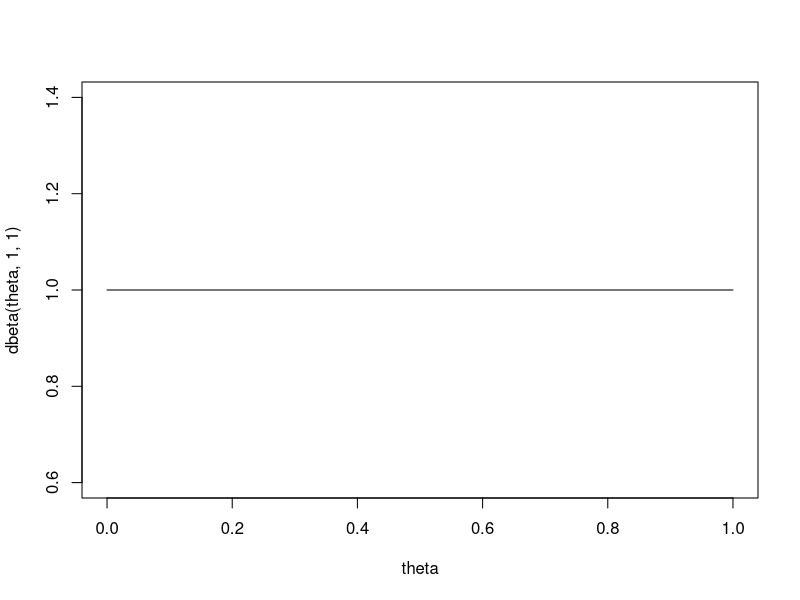
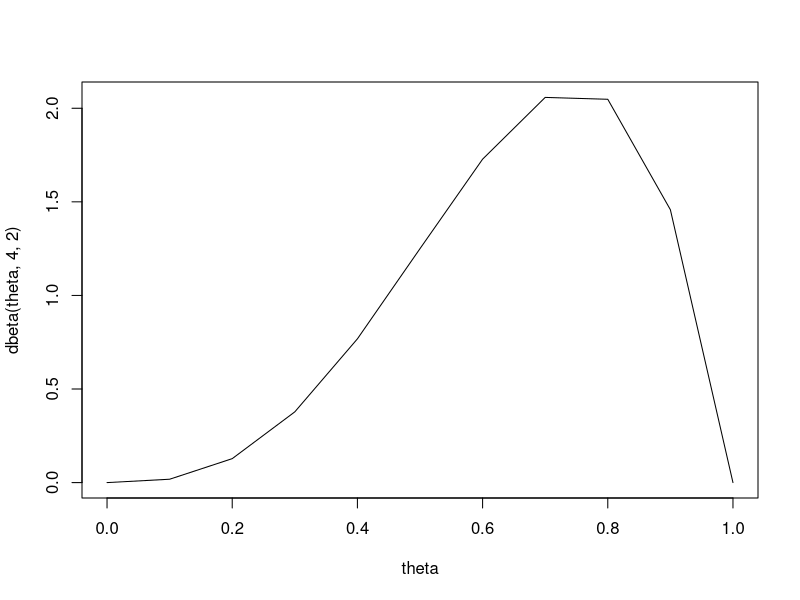
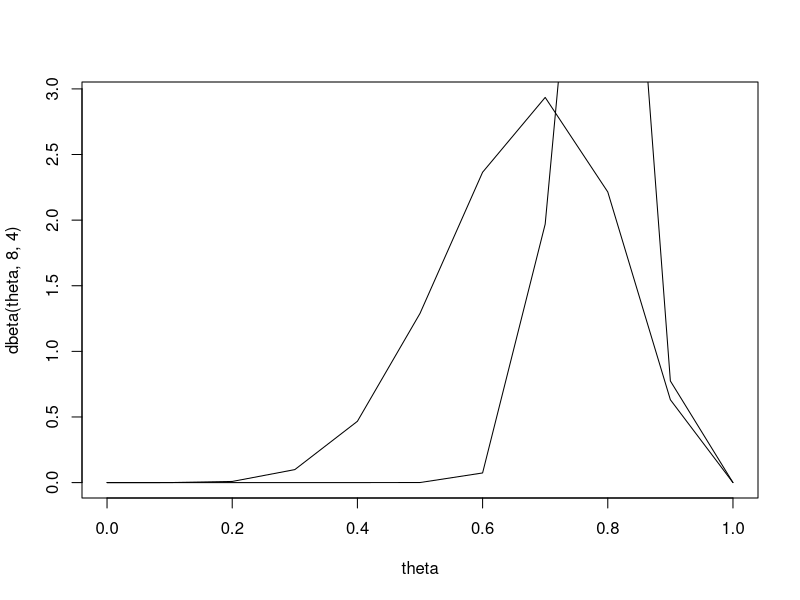
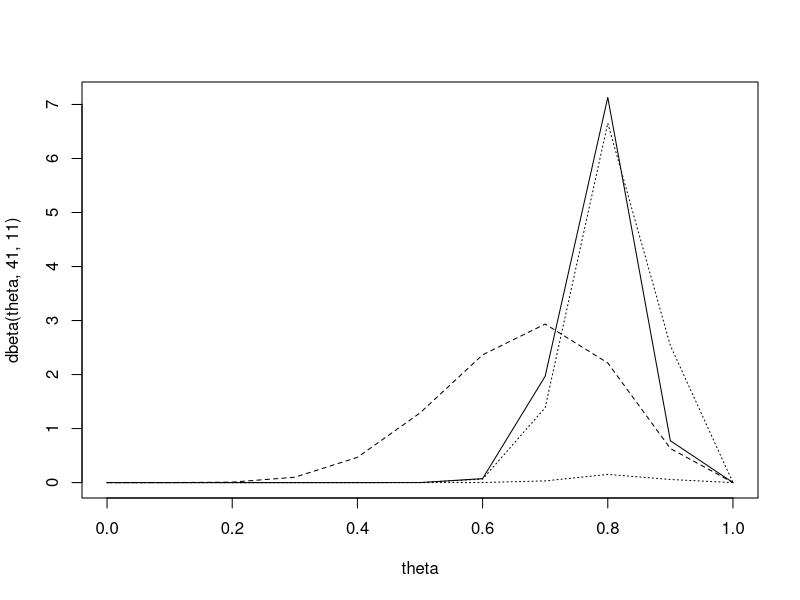
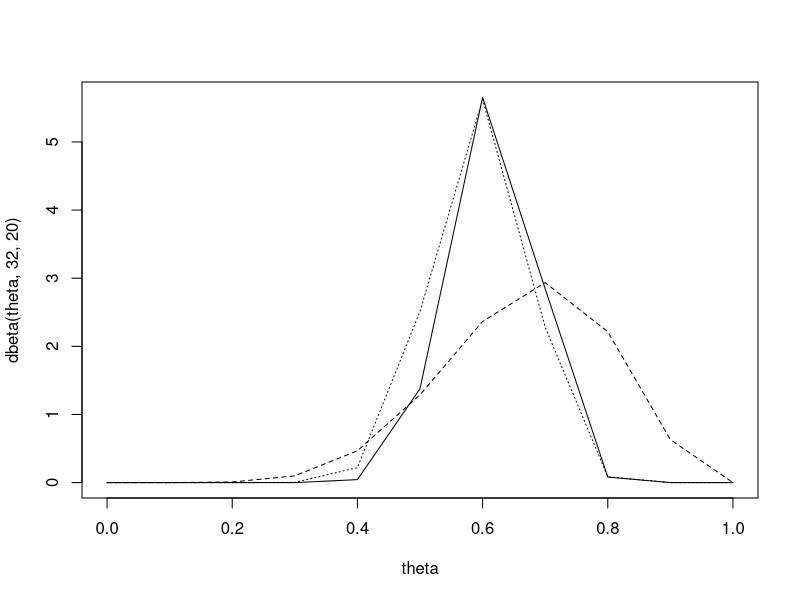

The R script that drew these images, in order:
# Beta Binomial Analysis and Distribution in R
# Suppose we are giving two students a multiple choice exam with 40 questions. 
# For each questions has four choices. 
# We don't know how much the students have studied for this exam but we think that they will do better 
# than just guessing randomly.

# what are our parameters of interest?
# Parameters of interest are theta1=true probability the first student will answer a question
# correctly, and theta2=true probability the second student will answer a question correctly.

# what is our Likelihood?
# Likelihood is Binomial(40, theta), if we assume that each question is independent and that the
# probability a student gets each question right is the same for all questions for that student

# What prior should we use?
# The conjugate prior is a beta prior.
theta = seq(from=0, to=1, by=0.1)
plot(theta, dbeta(theta, 1,1), type="l")
plot(theta, dbeta(theta, 4,2), type="l")
plot(theta, dbeta(theta, 8,4), type="l")

# Find the probabilities using pbeta function?
1-pbeta(.25,8,4)
1-pbeta(.5,8,4)
1-pbeta(.8,8,4)

# Posterior distribution
41/(41+11) # posterior mean
33/40 # MLE

lines(theta,dbeta(theta, 41, 11))
# Plot posterior first to get the right scale on the y-axis
plot(theta, dbeta(theta, 41,11), type="l")
lines(theta,dbeta(theta, 8, 4),lty=2)

# plot the likelihood
lines(theta,dbinom(33, size=40,p=theta),lty=3)
# Plot on same scale
lines(theta,44*dbinom(33, size=40,p=theta),lty=3)

# Posterior Probabilities
1-pbeta(.25,41,11)
1-pbeta(.5,41,11)
1-pbeta(.8,41,11)

# Equal tailed 95%
qbeta(0.025,41,11)
qbeta(0.975,41,11)

# 2nd Student - 24 Questions
# Posterior is Beta(8+24,4+40-24) = Beta(32,20)
32/(32+20) # Posterior Mean
24/40 #MLE

#Plot Posterior
plot(theta, dbeta(theta, 32,20), type="l")
lines(theta,dbeta(theta, 8, 4),lty=2)
lines(theta,44*dbinom(24, size=40,p=theta),lty=3)

# Posterior Probabilities
1-pbeta(.3,2,2)
1-pbeta(.5,32,20)
1-pbeta(.8,32,20)

# Equal tailed 95%
qbeta(0.025,32,20)
qbeta(0.975,32,20)

# What is the probability that theta1 > theta2?
# Do it with simulation. Draw a 1000 samples from each and observe
theta1= rbeta(1000,41,11)
theta2 = rbeta(1000, 32,20)
mean(theta1>theta2) # Empirical Probability
